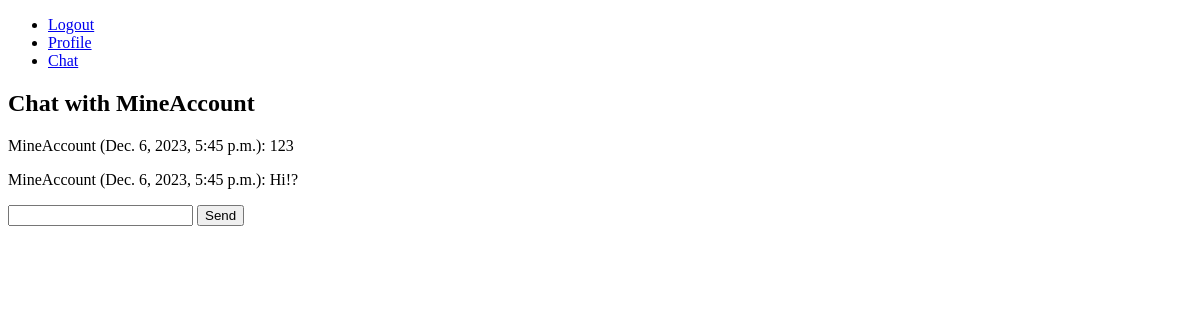
Before: /chat/user/3/ (signed in) with the older database file.
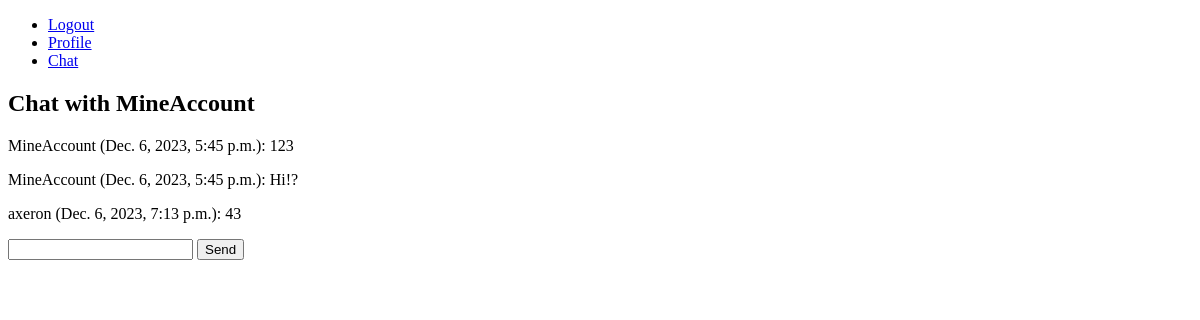
After: the same page with the newer database file.
### chat/models.py (models this page shows, shortened)
class Message(models.Model):
    sender = models.ForeignKey(CustomUser, on_delete=models.CASCADE, related_name='sent_messages')
    receiver = models.ForeignKey(CustomUser, on_delete=models.CASCADE, related_name='received_messages')
    content = models.TextField()
    timestamp = models.DateTimeField(auto_now_add=True)

### accounts/models.py (models this page shows, shortened)
class CustomUser(AbstractUser):
    email = models.EmailField(unique=True)
    avatar = models.ImageField(upload_to='avatars/', null=True, blank=True)

### chat/views.py (the view)
# urls.py: path('user/<int:user_id>/', chat_with_user, name='chat_with_user'),
@login_required
def chat_with_user(request, user_id):
    other_user = CustomUser.objects.get(pk=user_id)
    messages = Message.objects.filter(
        (models.Q(sender=request.user) & models.Q(receiver=other_user)) |
        (models.Q(sender=other_user) & models.Q(receiver=request.user))
    ).order_by('timestamp')
    context = {'other_user': other_user, 'messages': messages}
    return render(request, 'chat/chat_with_user.html', context)

### chat/templates/chat/chat_with_user.html (shortened to what this page needs)
{% extends 'base.html' %}
{% block content %}
  <h2>Chat with {{ other_user.username }}</h2>
  <div id="chat-messages">
    {% for message in messages %}
      <p>{{ message.sender.username }} ({{ message.timestamp }}): {{ message.content }}</p>
    {% endfor %}
  </div>
<form method="post" action="{% url 'send_message' other_user.id %}" id="message-form">
    <input type="text" name="content" required>
    <button type="submit">Send</button>
</form>
{% endblock %}

Changed rows visible on the page:
added Message: sender.username "axeron", timestamp "Dec. 6, 2023, 7:13 p.m.", content "43"
